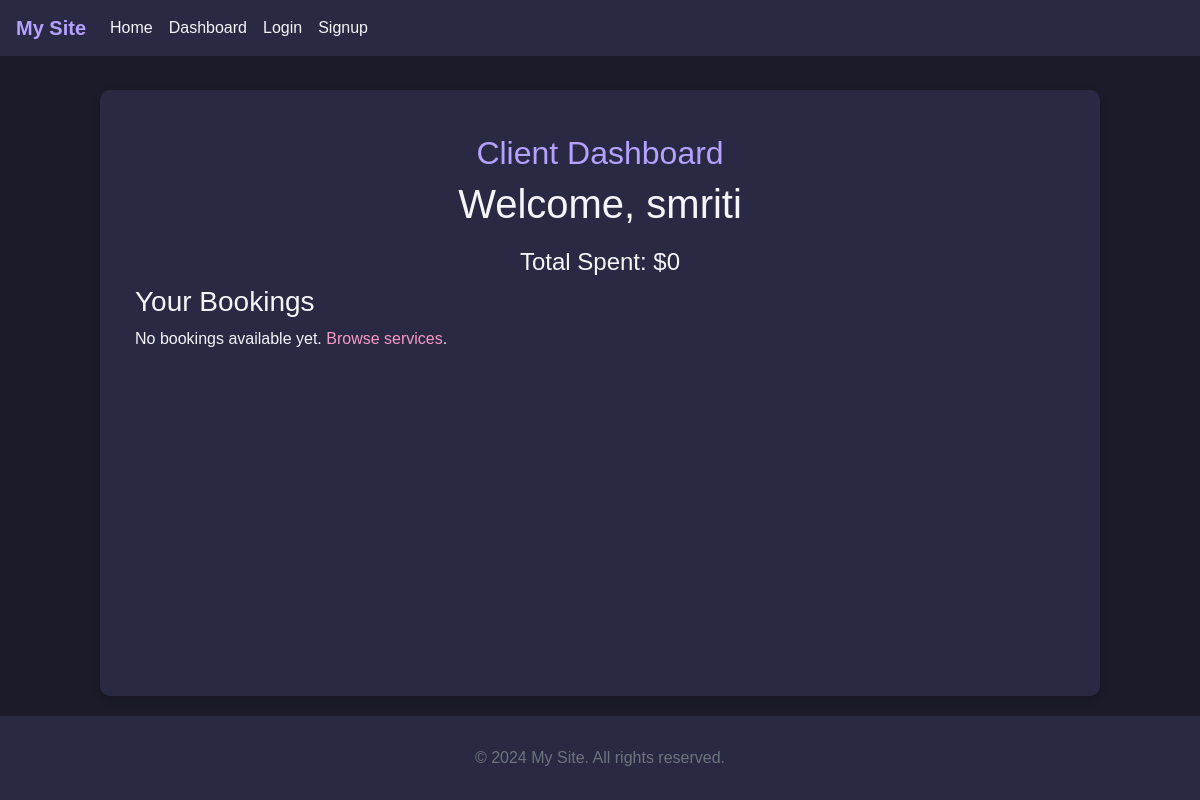
/users/client_dashboard/ (signed in), run on an earlier commit of the app's database.
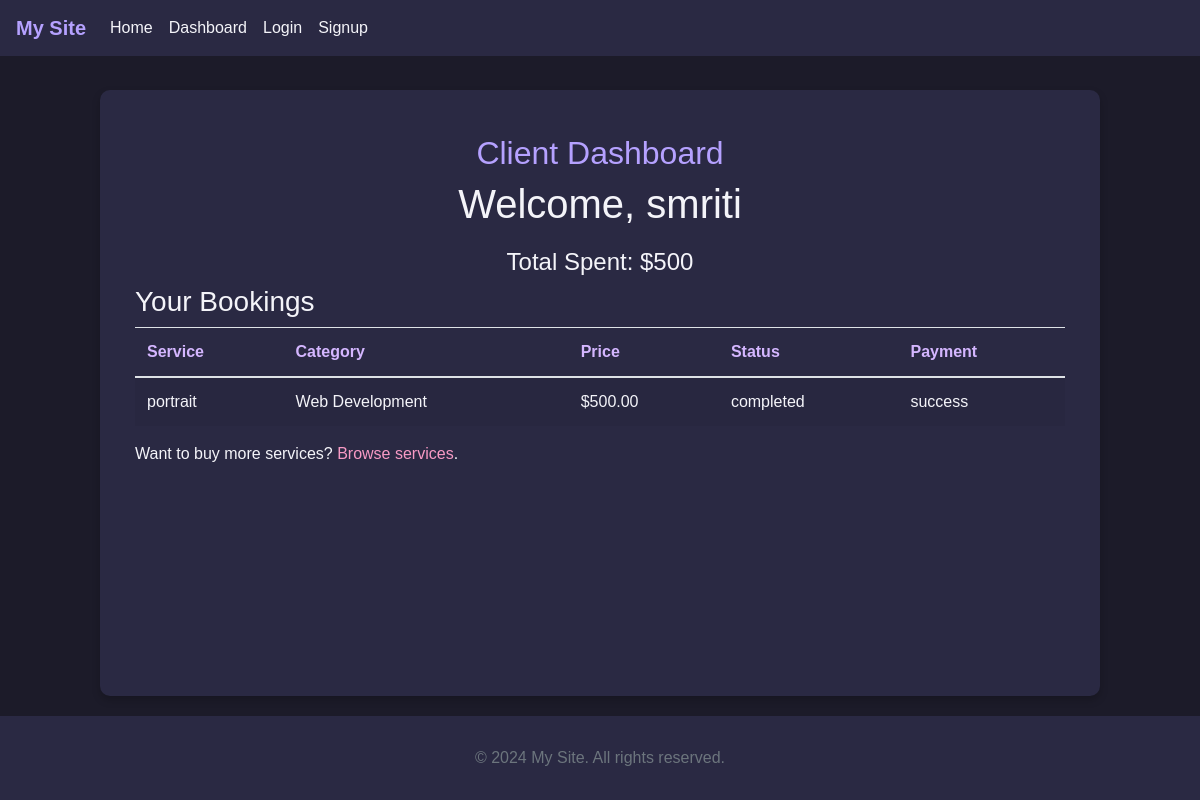
And on a later commit of the database.
### services/models.py (models this page shows, shortened)
class Booking(models.Model):
    client = models.ForeignKey('users.CustomUser', on_delete=models.CASCADE)
    service = models.ForeignKey('services.Service', on_delete=models.CASCADE)
    status = models.CharField(max_length=20, choices=[
        ('pending', 'Pending'),
        ('completed', 'Completed'),
        ('failed', 'Failed'),
    ], default='pending')
    payment_status = models.CharField(max_length=20, choices=[
        ('success', 'Success'),
        ('failed', 'Failed'),
        ('pending', 'Pending'),
    ], default='pending')
    payment_id = models.CharField(max_length=100, null=True, blank=True)
    created_at = models.DateTimeField(auto_now_add=True)  # Add this line

class Service(models.Model):
    CATEGORY_CHOICES = [
        ('web_dev', 'Web Development'),
        ('design', 'Design'),
        ('writing', 'Writing'),
        ('marketing', 'Marketing'),
    ]
    title = models.CharField(max_length=200)
    description = models.TextField()
    price = models.DecimalField(max_digits=10, decimal_places=2, null=False, blank=False)
    category = models.CharField(max_length=50, choices=CATEGORY_CHOICES)
    owner = models.ForeignKey('users.CustomUser', on_delete=models.CASCADE, related_name='services')
    created_at = models.DateTimeField(auto_now_add=True)
    updated_at = models.DateTimeField(auto_now=True)
    is_paid = models.BooleanField(default=False)  # New field to track payment status

### users/views.py (the view)
# urls.py: path('client_dashboard/', client_dashboard, name='client_dashboard'),
@login_required
@client_required
def client_dashboard(request):
    bookings = Booking.objects.filter(client=request.user, status='completed').select_related('service')
    total_spent = bookings.aggregate(Sum('service__price'))['service__price__sum'] or 0
    return render(request, 'users/client_dashboard.html', {
        'bookings': bookings,
        'total_spent': total_spent,
        'user_name':  request.user.username,
    })

### users/context_processors.py (called while the page is built)
def dashboard_url(request):
    if request.user.is_authenticated:
        if request.user.role == ROLE_FREELANCER:
            return {'dashboard_url': reverse('users:freelancer_dashboard')}
        elif request.user.role == ROLE_CLIENT:
            return {'dashboard_url': reverse('users:client_dashboard')}
    return {'dashboard_url': None}

### users/templates/users/client_dashboard.html (shortened to what this page needs)
{% extends 'services/base.html' %}
{% block content %}
<div class="container mt-4">
    <h2 class="text-center" style="color: #B5A1FF;">Client Dashboard</h2>
    <h1 class="text-center" style="color: #f4f4f9;">Welcome, {{ user_name }}</h1>
    <h4 class="text-center" style="color: #f4f4f9;">Total Spent: ${{ total_spent }}</h4>
    <h3 style="color: #f4f4f9;">Your Bookings</h3>
    {% if bookings %}
        <table class="table table-striped" style="background-color: #2A2943;">
            <thead>
                <tr style="color: #D4B6FF;">
                    <th>Service</th>
                    <th>Category</th>
                    <th>Price</th>
                    <th>Status</th>
                    <th>Payment</th>
                </tr>
            </thead>
            <tbody>
                {% for booking in bookings %}
                    <tr style="color: #f4f4f9;">
                        <td>{{ booking.service.title|default:"N/A" }}</td>
                        <td>{{ booking.service.get_category_display|default:"Uncategorized" }}</td>
                        <td>${{ booking.service.price|default:"0.00" }}</td>
                        <td>{{ booking.status|default:"Unknown" }}</td>
                        <td>{{ booking.payment_status }}</td>
                    </tr>
                {% endfor %}
            </tbody>
        </table>
        <p style="color: #f4f4f9;">Want to buy more services? <a href="{% url 'services:service_list' %}" style="color: #F89AC5;">Browse services</a>.</p>
    {% else %}
        <p style="color: #f4f4f9;">No bookings available yet. <a href="{% url 'services:service_list' %}" style="color: #F89AC5;">Browse services</a>.</p>
    {% endif %}
</div>
{% endblock %}

What changed in the data, as far as the page shows it:
added Booking: service "portrait", service.category "Web Development", service.price "500.00", status "completed", payment_status "success"
Also different on the page:
{{ total_spent }}: "0" → "500"
text no longer shown: "No bookings available yet."
text now shown: "Service Category Price Status Payment Want to buy more services?"
